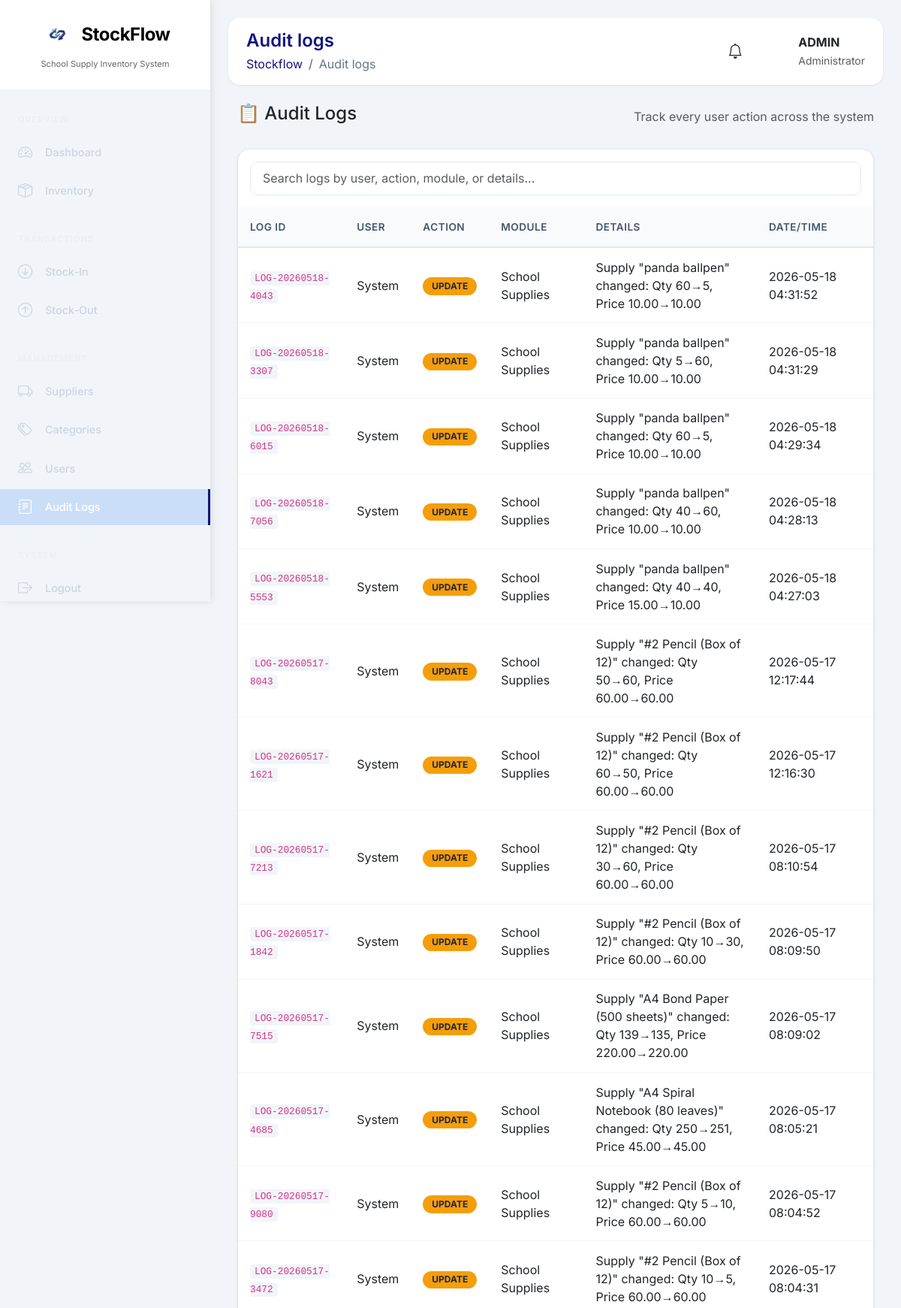
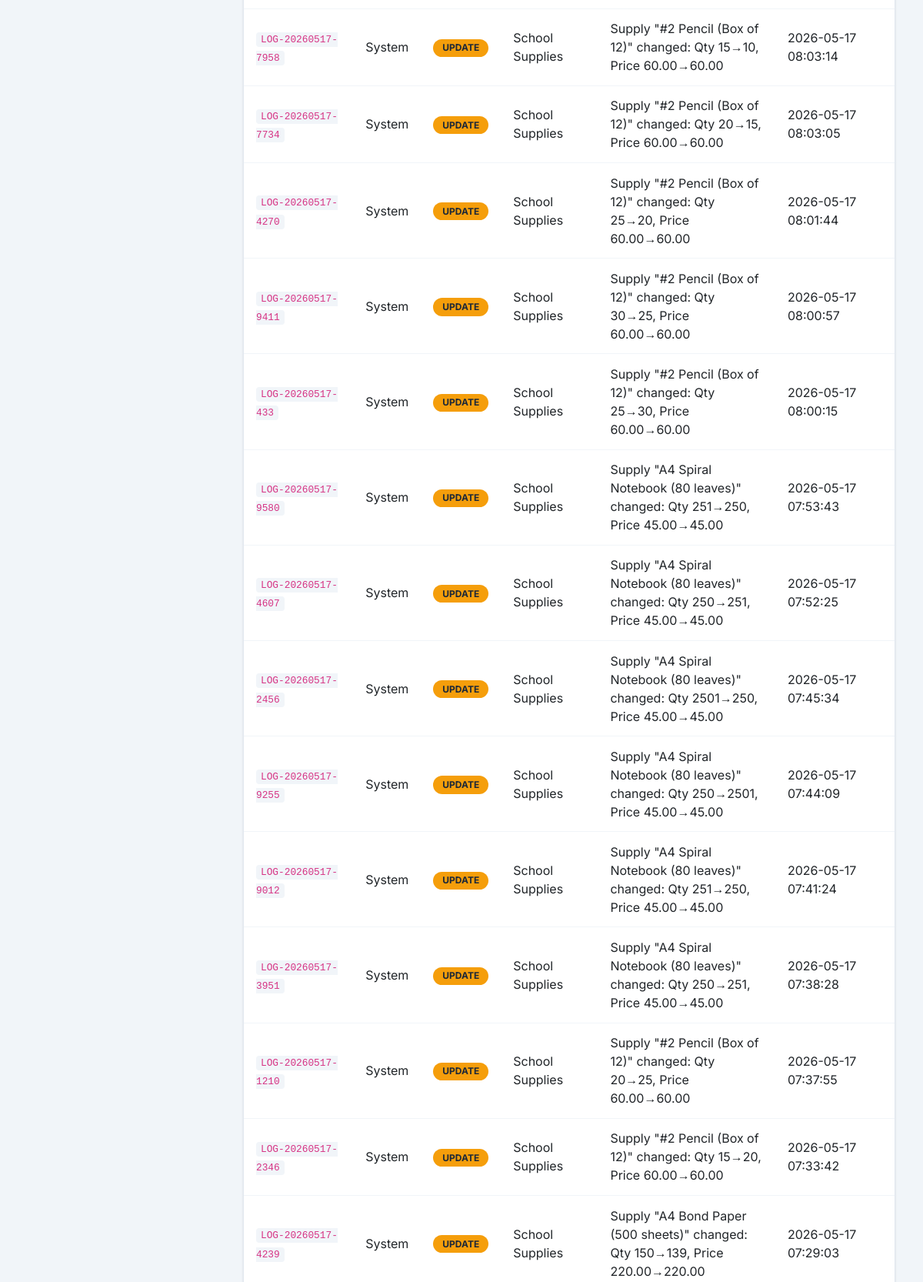
The app's page /index.php?page=audit_logs (signed in, upper part) with its own data (2 pictures, top to bottom).
### tables this page shows
CREATE TABLE `audit_logs` (
  `id` int(11) NOT NULL,
  `log_id` varchar(20) NOT NULL,
  `user_id` int(11) DEFAULT NULL,
  `action` varchar(100) DEFAULT NULL,
  `module` varchar(50) DEFAULT NULL,
  `details` text DEFAULT NULL,
  `ip_address` varchar(45) DEFAULT NULL,
  `created_at` timestamp NOT NULL DEFAULT current_timestamp()
);

### backend/database.php (called while the page is built, shortened)
<?php
function escape($string) {
    return htmlspecialchars($string, ENT_QUOTES, 'UTF-8');
}
?>

### frontend/audit_logs.php (the view, shortened to what this page needs)
<?php
$stmt = $pdo->query("SELECT al.*, u.fullname as user_name
                     FROM audit_logs al
                     LEFT JOIN users u ON al.user_id = u.id
                     ORDER BY al.created_at DESC
                     LIMIT 100");
$logs = $stmt->fetchAll();
?>
<div class="container-fluid">
    <div class="d-flex justify-content-between align-items-center mb-4">
        <h4>📋 Audit Logs</h4>
        <p class="text-muted mb-0">Track every user action across the system</p>
    </div>
    <div class="data-table">
        <div class="p-3">
            <input type="text" id="searchLog" class="form-control" placeholder="Search logs by user, action, module, or details...">
        </div>
        <div class="table-responsive">
            <table class="table table-hover" id="logTable">
                <thead class="table-light">
                    <tr>
                        <th>LOG ID</th>
                        <th>USER</th>
                        <th>ACTION</th>
                        <th>MODULE</th>
                        <th>DETAILS</th>
                        <th>DATE/TIME</th>
                    </tr>
                </thead>
                <tbody>
                    <?php if (empty($logs)): ?>
                    <tr class="text-center">
                        <td colspan="7" class="py-5">
                            <i class="bi bi-inbox fs-1 text-muted"></i>
                            <p class="text-muted mt-2">No audit logs found</p>
                        </td>
                    </tr>
                    <?php else: ?>
                        <?php foreach ($logs as $log): ?>
                        <tr>
                            <td><code><?php echo escape($log['log_id']); ?></code></td>
                            <td><?php echo escape($log['user_name'] ?? 'System'); ?></td>
                            <td>
                                <?php
                                $badgeClass = 'bg-info';
                                if ($log['action'] === 'UPDATE') $badgeClass = 'bg-warning';
                                ?>
                                <span class="badge <?php echo $badgeClass; ?>">
                                    <?php echo escape($log['action']); ?>
                                </span>
                            </td>
                            <td><?php echo escape($log['module']); ?></td>
                            <td style="max-width: 300px; word-wrap: break-word;"><?php echo escape($log['details']); ?></td>
                            <td><?php echo date('Y-m-d H:i:s', strtotime($log['created_at'])); ?></td>
                        </tr>
                        <?php endforeach; ?>
                    <?php endif; ?>
                </tbody>
            </table>
        </div>
    </div>
</div>

### frontend/assets/css/style.css (style rules this page uses)
* { margin: 0; padding: 0; box-sizing: border-box; font-family: 'Inter', sans-serif; }
body { background: #f1f5f9; overflow-x: hidden; }
.data-table { background: white; border-radius: 20px; overflow: hidden; box-shadow: 0 1px 3px rgba(0, 0, 0, 0.08); border: 1px solid #e2e8f0; }
.data-table th { background: #f8fafc; padding: 1rem; font-weight: 600; color: #334155; border-bottom: 1px solid #e2e8f0; font-size: 0.8rem; text-transform: uppercase; letter-spacing: 0.5px; }
.data-table td { padding: 0.85rem 1rem; vertical-align: middle; border-bottom: 1px solid #f1f5f9; }
.form-control, .form-select { border-radius: 10px; border: 1px solid #e2e8f0; padding: 0.6rem 1rem; }

### frontend/includes/header.php (style rules this page uses)
* { margin: 0; padding: 0; box-sizing: border-box; font-family: 'Inter', sans-serif; }
body { background: #f1f5f9; }

### frontend/audit_logs.php (style rules this page uses)
.data-table { background: white; border-radius: 16px; overflow: hidden; box-shadow: 0 1px 3px rgba(0,0,0,0.1); }
.table th { background: #f8fafc; padding: 1rem; font-weight: 600; color: #475569; border-bottom: 2px solid #e2e8f0; font-size: 0.85rem; }
.table td { padding: 0.85rem 1rem; vertical-align: middle; }
.badge { font-size: 0.75rem; padding: 0.35rem 0.75rem; border-radius: 20px; }
.bg-warning { background: #f59e0b !important; color: #1f2937 !important; }
code { background: #f1f5f9; padding: 2px 6px; border-radius: 4px; font-size: 0.8rem; }

### records on screen
audit_logs: log "LOG-20260518-4043", user_name "System", action "UPDATE", module "School Supplies", details "Supply \"panda ballpen\" changed: Qty 60→5, Price 10.00→10.00", created_at "2026-05-18 04:31:52"
audit_logs: log "LOG-20260518-3307", user_name "System", action "UPDATE", module "School Supplies", details "Supply \"panda ballpen\" changed: Qty 5→60, Price 10.00→10.00", created_at "2026-05-18 04:31:29"
audit_logs: log "LOG-20260518-6015", user_name "System", action "UPDATE", module "School Supplies", details "Supply \"panda ballpen\" changed: Qty 60→5, Price 10.00→10.00", created_at "2026-05-18 04:29:34"
audit_logs: log "LOG-20260518-7056", user_name "System", action "UPDATE", module "School Supplies", details "Supply \"panda ballpen\" changed: Qty 40→60, Price 10.00→10.00", created_at "2026-05-18 04:28:13"
audit_logs: log "LOG-20260518-5553", user_name "System", action "UPDATE", module "School Supplies", details "Supply \"panda ballpen\" changed: Qty 40→40, Price 15.00→10.00", created_at "2026-05-18 04:27:03"
audit_logs: log "LOG-20260517-8043", user_name "System", action "UPDATE", module "School Supplies", details "Supply \"#2 Pencil (Box of 12)\" changed: Qty 50→60, Price 60.00→60.00", created_at "2026-05-17 12:17:44"
audit_logs: log "LOG-20260517-1621", user_name "System", action "UPDATE", module "School Supplies", details "Supply \"#2 Pencil (Box of 12)\" changed: Qty 60→50, Price 60.00→60.00", created_at "2026-05-17 12:16:30"
audit_logs: log "LOG-20260517-7213", user_name "System", action "UPDATE", module "School Supplies", details "Supply \"#2 Pencil (Box of 12)\" changed: Qty 30→60, Price 60.00→60.00", created_at "2026-05-17 08:10:54"
audit_logs: log "LOG-20260517-1842", user_name "System", action "UPDATE", module "School Supplies", details "Supply \"#2 Pencil (Box of 12)\" changed: Qty 10→30, Price 60.00→60.00", created_at "2026-05-17 08:09:50"
audit_logs: log "LOG-20260517-7515", user_name "System", action "UPDATE", module "School Supplies", details "Supply \"A4 Bond Paper (500 sheets)\" changed: Qty 139→135, Price 220.00→220.00", created_at "2026-05-17 08:09:02"
audit_logs: log "LOG-20260517-4685", user_name "System", action "UPDATE", module "School Supplies", details "Supply \"A4 Spiral Notebook (80 leaves)\" changed: Qty 250→251, Price 45.00→45.00", created_at "2026-05-17 08:05:21"
audit_logs: log "LOG-20260517-9080", user_name "System", action "UPDATE", module "School Supplies", details "Supply \"#2 Pencil (Box of 12)\" changed: Qty 5→10, Price 60.00→60.00", created_at "2026-05-17 08:04:52"
audit_logs: log "LOG-20260517-3472", user_name "System", action "UPDATE", module "School Supplies", details "Supply \"#2 Pencil (Box of 12)\" changed: Qty 10→5, Price 60.00→60.00", created_at "2026-05-17 08:04:31"
audit_logs: log "LOG-20260517-7958", user_name "System", action "UPDATE", module "School Supplies", details "Supply \"#2 Pencil (Box of 12)\" changed: Qty 15→10, Price 60.00→60.00", created_at "2026-05-17 08:03:14"
audit_logs: log "LOG-20260517-7734", user_name "System", action "UPDATE", module "School Supplies", details "Supply \"#2 Pencil (Box of 12)\" changed: Qty 20→15, Price 60.00→60.00", created_at "2026-05-17 08:03:05"
audit_logs: log "LOG-20260517-4270", user_name "System", action "UPDATE", module "School Supplies", details "Supply \"#2 Pencil (Box of 12)\" changed: Qty 25→20, Price 60.00→60.00", created_at "2026-05-17 08:01:44"
audit_logs: log "LOG-20260517-9411", user_name "System", action "UPDATE", module "School Supplies", details "Supply \"#2 Pencil (Box of 12)\" changed: Qty 30→25, Price 60.00→60.00", created_at "2026-05-17 08:00:57"
audit_logs: log "LOG-20260517-433", user_name "System", action "UPDATE", module "School Supplies", details "Supply \"#2 Pencil (Box of 12)\" changed: Qty 25→30, Price 60.00→60.00", created_at "2026-05-17 08:00:15"
audit_logs: log "LOG-20260517-9580", user_name "System", action "UPDATE", module "School Supplies", details "Supply \"A4 Spiral Notebook (80 leaves)\" changed: Qty 251→250, Price 45.00→45.00", created_at "2026-05-17 07:53:43"
audit_logs: log "LOG-20260517-4607", user_name "System", action "UPDATE", module "School Supplies", details "Supply \"A4 Spiral Notebook (80 leaves)\" changed: Qty 250→251, Price 45.00→45.00", created_at "2026-05-17 07:52:25"
audit_logs: log "LOG-20260517-2456", user_name "System", action "UPDATE", module "School Supplies", details "Supply \"A4 Spiral Notebook (80 leaves)\" changed: Qty 2501→250, Price 45.00→45.00", created_at "2026-05-17 07:45:34"
audit_logs: log "LOG-20260517-9255", user_name "System", action "UPDATE", module "School Supplies", details "Supply \"A4 Spiral Notebook (80 leaves)\" changed: Qty 250→2501, Price 45.00→45.00", created_at "2026-05-17 07:44:09"
audit_logs: log "LOG-20260517-9012", user_name "System", action "UPDATE", module "School Supplies", details "Supply \"A4 Spiral Notebook (80 leaves)\" changed: Qty 251→250, Price 45.00→45.00", created_at "2026-05-17 07:41:24"
audit_logs: log "LOG-20260517-3951", user_name "System", action "UPDATE", module "School Supplies", details "Supply \"A4 Spiral Notebook (80 leaves)\" changed: Qty 250→251, Price 45.00→45.00", created_at "2026-05-17 07:38:28"
audit_logs: log "LOG-20260517-1210", user_name "System", action "UPDATE", module "School Supplies", details "Supply \"#2 Pencil (Box of 12)\" changed: Qty 20→25, Price 60.00→60.00", created_at "2026-05-17 07:37:55"
audit_logs: log "LOG-20260517-2346", user_name "System", action "UPDATE", module "School Supplies", details "Supply \"#2 Pencil (Box of 12)\" changed: Qty 15→20, Price 60.00→60.00", created_at "2026-05-17 07:33:42"
audit_logs: log "LOG-20260517-4239", user_name "System", action "UPDATE", module "School Supplies", details "Supply \"A4 Bond Paper (500 sheets)\" changed: Qty 150→139, Price 220.00→220.00", created_at "2026-05-17 07:29:03"

### other values on screen
str_replace('_', ' ', $_GET['page'] ?? 'Dashboard') "Audit logs"
$_SESSION['name'] "ADMIN"
$_SESSION['role'] "Administrator"
